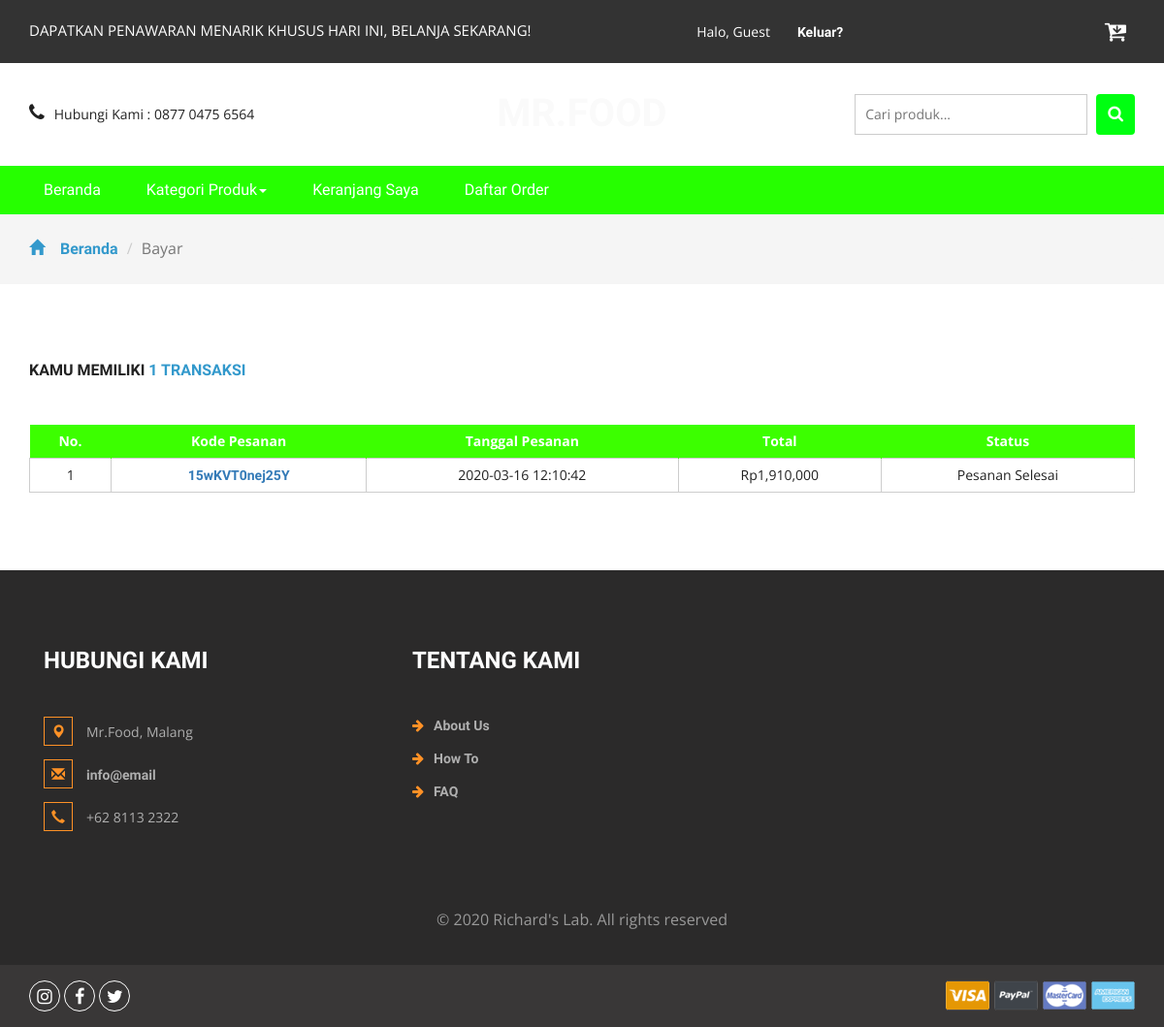
The page /daftarorder.php (signed in) on the database as committed earlier.
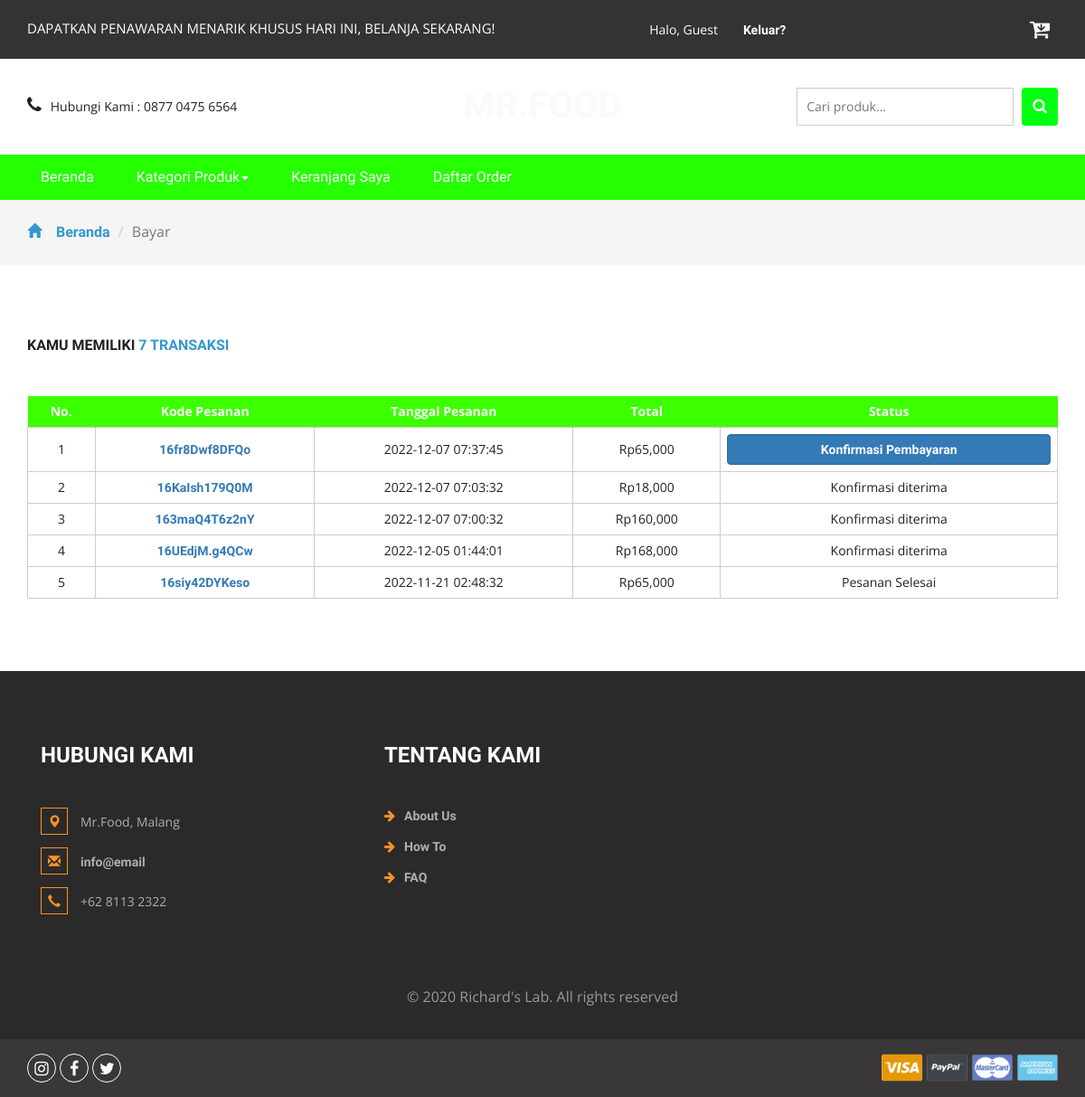
The same page on the database as committed later.
### tables this page shows
CREATE TABLE `cart` (
  `idcart` int(11) NOT NULL,
  `orderid` varchar(100) NOT NULL,
  `userid` int(11) NOT NULL,
  `tglorder` timestamp NOT NULL DEFAULT current_timestamp(),
  `status` varchar(10) NOT NULL DEFAULT 'Cart'
);

### daftarorder.php (the view, shortened to what the changed rows need)
<?php
include 'dbconnect.php';
	$uid = $_SESSION['id'];
	$itungtrans = mysqli_query($conn,"select count(orderid) as jumlahtrans from cart where userid='$uid' and status!='Cart'");
	$itungtrans2 = mysqli_fetch_assoc($itungtrans);
	$itungtrans3 = $itungtrans2['jumlahtrans'];
?>
<!DOCTYPE html>
<html>
<head>
<link href="css/bootstrap.css" rel="stylesheet" type="text/css" media="all" />
<link href="css/style.css" rel="stylesheet" type="text/css" media="all" />
<link href="css/font-awesome.css" rel="stylesheet">
</head>
<body>
	<div class="logo_products">
		<div class="container">
			<div class="w3ls_logo_products_left">
				<h1><a href="index.php">Mr.Food</a></h1>
			</div>
		</div>
	</div>
	<div class="checkout">
		<div class="container">
			<h2>Kamu memiliki <span><?php echo $itungtrans3 ?> transaksi</span></h2>
			<div class="checkout-right">
				<table class="timetable_sub">
					<thead>
						<tr>
							<th>No.</th>
							<th>Kode Pesanan</th>
							<th>Tanggal Pesanan</th>
							<th>Total</th>
							<th>Status</th>
						</tr>
					</thead>
					<?php
						$brg=mysqli_query($conn,"SELECT DISTINCT(idcart), c.orderid, tglorder, status from cart c, detailorder d where c.userid='$uid' and d.orderid=c.orderid and status!='Cart' order by tglorder DESC");
						$no=1;
						while($b=mysqli_fetch_array($brg)){
					?>
					<tr class="rem1"><form method="post">
						<td class="invert"><?php echo $no++ ?></td>
						<td class="invert"><a href="order.php?id=<?php echo $b['orderid'] ?>"><?php echo $b['orderid'] ?></a></td>
						<td class="invert"><?php echo $b['tglorder'] ?></td>
						<td class="invert">
						Rp<?php 				$ongkir = 10000;
												$ordid = $b['orderid'];
												$result1 = mysqli_query($conn,"SELECT SUM(qty*hargaafter)+$ongkir AS count FROM detailorder d, produk p where d.orderid='$ordid' and p.idproduk=d.idproduk order by d.idproduk ASC");
												$cekrow = mysqli_num_rows($result1);
												$row1 = mysqli_fetch_assoc($result1);
												$count = $row1['count'];
												if($cekrow > 0){
													echo number_format($count);
													} else {
														echo 'No data';
													}?>
						</td>
						<td class="invert">
							<div class="rem">
								<?php
								if($b['status']=='Payment'){
								echo '
								<a href="konfirmasi.php?id='.$b['orderid'].'" class="form-control btn-primary">
								Konfirmasi Pembayaran
								</a>
								';}
								else if($b['status']=='Diproses'){
								echo 'Pesanan Diproses (Pembayaran Diterima)';
								}
								else if($b['status']=='Dikirim'){
									echo 'Pesanan Dikirim';
								} else if($b['status']=='Selesai'){
									echo 'Pesanan Selesai';
								} else if($b['status']=='Dibatalkan'){
									echo 'Pesanan Dibatalkan';
								} else {
									echo 'Konfirmasi diterima';
								}
								?>
							</form>
							</div>
					</tr>
					<?php
						}
					?>
			</div>
		</div>
<link href="css/skdslider.css" rel="stylesheet">
</body>
</html>

Rows that differ between the two databases and show on the page:
no longer on this page (row unchanged): cart: orderid "15wKVT0nej25Y", tglorder "2020-03-16 12:10:42", count "1,910,000", status "Pesanan Selesai"
added cart: orderid "16fr8Dwf8DFQo", tglorder "2022-12-07 07:37:45", count "65,000"
added cart: orderid "16KaIsh179Q0M", tglorder "2022-12-07 07:03:32", count "18,000", status "Konfirmasi diterima"
added cart: orderid "163maQ4T6z2nY", tglorder "2022-12-07 07:00:32", count "160,000", status "Konfirmasi diterima"
added cart: orderid "16UEdjM.g4QCw", tglorder "2022-12-05 01:44:01", count "168,000", status "Konfirmasi diterima"
added cart: orderid "16siy42DYKeso", tglorder "2022-11-21 02:48:32", count "65,000", status "Pesanan Selesai"
Other text that changed with them:
$itungtrans3: "1" → "7"
